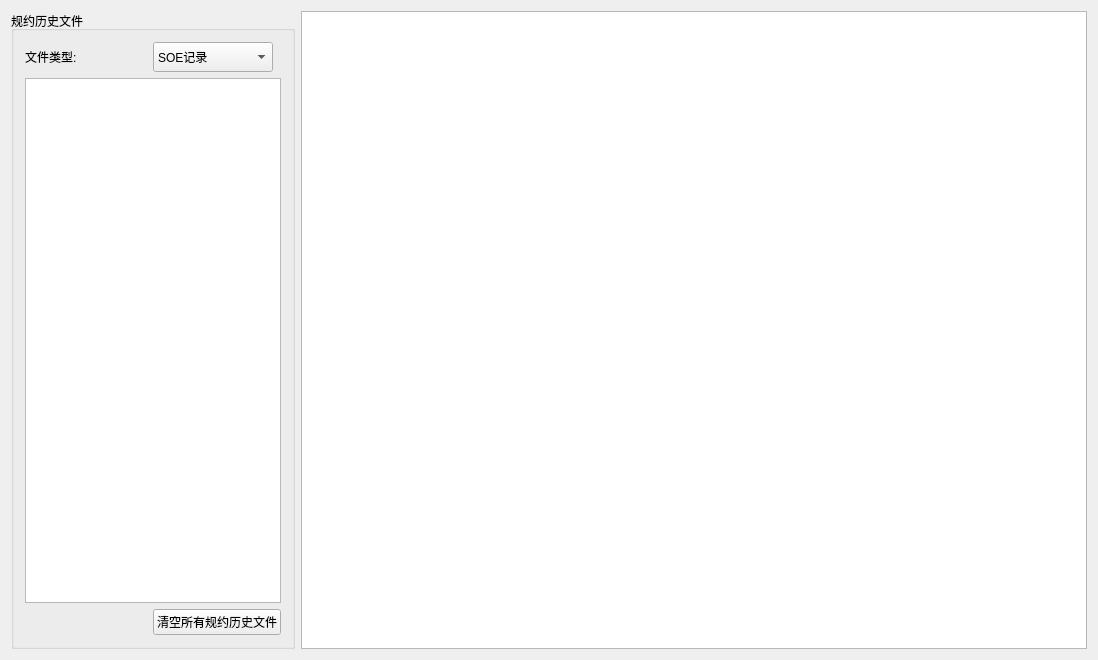
<?xml version="1.0" encoding="UTF-8"?>
<ui version="4.0">
 <class>dturulefilewidgetClass</class>
 <widget class="QWidget" name="dturulefilewidgetClass">
  <property name="geometry">
   <rect>
    <x>0</x>
    <y>0</y>
    <width>1098</width>
    <height>660</height>
   </rect>
  </property>
  <property name="windowTitle">
   <string>dturulefilewidget</string>
  </property>
  <layout class="QGridLayout" name="gridLayout_2">
   <item row="0" column="1">
    <widget class="QTextBrowser" name="textBrowser"/>
   </item>
   <item row="0" column="0">
    <widget class="QGroupBox" name="groupBox">
     <property name="minimumSize">
      <size>
       <width>270</width>
       <height>0</height>
      </size>
     </property>
     <property name="title">
      <string>规约历史文件</string>
     </property>
     <layout class="QGridLayout" name="gridLayout">
      <item row="1" column="0" colspan="2">
       <widget class="QTableWidget" name="tableWidget"/>
      </item>
      <item row="0" column="0">
       <widget class="QLabel" name="label">
        <property name="text">
         <string>文件类型:</string>
        </property>
       </widget>
      </item>
      <item row="0" column="1">
       <widget class="QComboBox" name="comboBox">
        <property name="minimumSize">
         <size>
          <width>120</width>
          <height>30</height>
         </size>
        </property>
        <property name="maximumSize">
         <size>
          <width>120</width>
          <height>16777215</height>
         </size>
        </property>
        <property name="layoutDirection">
         <enum>Qt::LeftToRight</enum>
        </property>
        <item>
         <property name="text">
          <string>SOE记录</string>
         </property>
        </item>
        <item>
         <property name="text">
          <string>遥控记录</string>
         </property>
        </item>
        <item>
         <property name="text">
          <string>日志</string>
         </property>
        </item>
        <item>
         <property name="text">
          <string>定点文件</string>
         </property>
        </item>
        <item>
         <property name="text">
          <string>极值文件</string>
         </property>
        </item>
        <item>
         <property name="text">
          <string>自检信息</string>
         </property>
        </item>
       </widget>
      </item>
      <item row="2" column="1">
       <widget class="QPushButton" name="pushButton">
        <property name="text">
         <string>清空所有规约历史文件</string>
        </property>
       </widget>
      </item>
     </layout>
    </widget>
   </item>
  </layout>
 </widget>
 <layoutdefault spacing="6" margin="11"/>
 <resources/>
 <connections>
  <connection>
   <sender>tableWidget</sender>
   <signal>cellDoubleClicked(int,int)</signal>
   <receiver>dturulefilewidgetClass</receiver>
   <slot>showfile(int,int)</slot>
   <hints>
    <hint type="sourcelabel">
     <x>170</x>
     <y>355</y>
    </hint>
    <hint type="destinationlabel">
     <x>548</x>
     <y>329</y>
    </hint>
   </hints>
  </connection>
  <connection>
   <sender>comboBox</sender>
   <signal>currentIndexChanged(int)</signal>
   <receiver>dturulefilewidgetClass</receiver>
   <slot>updatelist()</slot>
   <hints>
    <hint type="sourcelabel">
     <x>157</x>
     <y>52</y>
    </hint>
    <hint type="destinationlabel">
     <x>548</x>
     <y>329</y>
    </hint>
   </hints>
  </connection>
 </connections>
 <slots>
  <slot>updatelist()</slot>
  <slot>showfile(int,int)</slot>
 </slots>
</ui>
